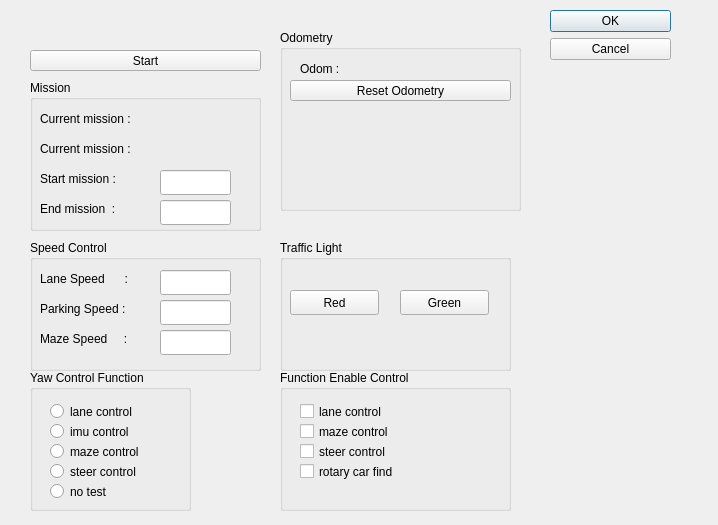
<?xml version="1.0" encoding="UTF-8"?>
<ui version="4.0">
 <class>Dialog</class>
 <widget class="QDialog" name="Dialog">
  <property name="geometry">
   <rect>
    <x>0</x>
    <y>0</y>
    <width>718</width>
    <height>525</height>
   </rect>
  </property>
  <property name="windowTitle">
   <string>Dialog</string>
  </property>
  <widget class="QDialogButtonBox" name="buttonBox">
   <property name="geometry">
    <rect>
     <x>550</x>
     <y>10</y>
     <width>121</width>
     <height>71</height>
    </rect>
   </property>
   <property name="orientation">
    <enum>Qt::Vertical</enum>
   </property>
   <property name="standardButtons">
    <set>QDialogButtonBox::Cancel|QDialogButtonBox::Ok</set>
   </property>
  </widget>
  <widget class="QPushButton" name="pushButton_start">
   <property name="geometry">
    <rect>
     <x>30</x>
     <y>50</y>
     <width>231</width>
     <height>21</height>
    </rect>
   </property>
   <property name="text">
    <string>Start</string>
   </property>
  </widget>
  <widget class="QGroupBox" name="groupBox_odom">
   <property name="geometry">
    <rect>
     <x>280</x>
     <y>30</y>
     <width>241</width>
     <height>181</height>
    </rect>
   </property>
   <property name="title">
    <string>Odometry</string>
   </property>
   <widget class="QLabel" name="label_odom">
    <property name="geometry">
     <rect>
      <x>20</x>
      <y>30</y>
      <width>201</width>
      <height>17</height>
     </rect>
    </property>
    <property name="text">
     <string>Odom : </string>
    </property>
   </widget>
   <widget class="QGraphicsView" name="graphicsView_map">
    <property name="geometry">
     <rect>
      <x>290</x>
      <y>230</y>
      <width>400</width>
      <height>400</height>
     </rect>
    </property>
   </widget>
   <widget class="QPushButton" name="pushButton_reset_odom">
    <property name="geometry">
     <rect>
      <x>10</x>
      <y>50</y>
      <width>221</width>
      <height>21</height>
     </rect>
    </property>
    <property name="text">
     <string>Reset Odometry</string>
    </property>
   </widget>
  </widget>
  <widget class="QGroupBox" name="groupBox_speed_control">
   <property name="geometry">
    <rect>
     <x>30</x>
     <y>240</y>
     <width>231</width>
     <height>131</height>
    </rect>
   </property>
   <property name="title">
    <string>Speed Control</string>
   </property>
   <widget class="QLabel" name="label_speed_lane">
    <property name="geometry">
     <rect>
      <x>10</x>
      <y>30</y>
      <width>111</width>
      <height>17</height>
     </rect>
    </property>
    <property name="text">
     <string>Lane Speed      :</string>
    </property>
   </widget>
   <widget class="QLabel" name="label_speed_parking">
    <property name="geometry">
     <rect>
      <x>10</x>
      <y>60</y>
      <width>111</width>
      <height>17</height>
     </rect>
    </property>
    <property name="text">
     <string>Parking Speed :</string>
    </property>
   </widget>
   <widget class="QLineEdit" name="lineEdit_speed_lane">
    <property name="geometry">
     <rect>
      <x>130</x>
      <y>30</y>
      <width>71</width>
      <height>25</height>
     </rect>
    </property>
   </widget>
   <widget class="QLineEdit" name="lineEdit_speed_parking">
    <property name="geometry">
     <rect>
      <x>130</x>
      <y>60</y>
      <width>71</width>
      <height>25</height>
     </rect>
    </property>
   </widget>
   <widget class="QLabel" name="label_speed_maze">
    <property name="geometry">
     <rect>
      <x>10</x>
      <y>90</y>
      <width>111</width>
      <height>17</height>
     </rect>
    </property>
    <property name="text">
     <string>Maze Speed     :</string>
    </property>
   </widget>
   <widget class="QLineEdit" name="lineEdit_speed_maze">
    <property name="geometry">
     <rect>
      <x>130</x>
      <y>90</y>
      <width>71</width>
      <height>25</height>
     </rect>
    </property>
   </widget>
  </widget>
  <widget class="QGroupBox" name="groupBox_mission">
   <property name="geometry">
    <rect>
     <x>30</x>
     <y>80</y>
     <width>231</width>
     <height>151</height>
    </rect>
   </property>
   <property name="title">
    <string>Mission</string>
   </property>
   <widget class="QLabel" name="label_current_mission_flag">
    <property name="geometry">
     <rect>
      <x>10</x>
      <y>60</y>
      <width>151</width>
      <height>17</height>
     </rect>
    </property>
    <property name="text">
     <string>Current mission :</string>
    </property>
   </widget>
   <widget class="QLabel" name="label_start_mission_flag">
    <property name="geometry">
     <rect>
      <x>10</x>
      <y>90</y>
      <width>151</width>
      <height>17</height>
     </rect>
    </property>
    <property name="text">
     <string>Start mission :</string>
    </property>
   </widget>
   <widget class="QLabel" name="label_end_mission_flag">
    <property name="geometry">
     <rect>
      <x>10</x>
      <y>120</y>
      <width>151</width>
      <height>17</height>
     </rect>
    </property>
    <property name="text">
     <string>End mission  :</string>
    </property>
   </widget>
   <widget class="QLabel" name="label_current_mission_">
    <property name="geometry">
     <rect>
      <x>10</x>
      <y>30</y>
      <width>151</width>
      <height>17</height>
     </rect>
    </property>
    <property name="text">
     <string>Current mission :</string>
    </property>
   </widget>
   <widget class="QLineEdit" name="lineEdit_start_mission_flag">
    <property name="geometry">
     <rect>
      <x>130</x>
      <y>90</y>
      <width>71</width>
      <height>25</height>
     </rect>
    </property>
   </widget>
   <widget class="QLineEdit" name="lineEdit_endt_mission_flag">
    <property name="geometry">
     <rect>
      <x>130</x>
      <y>120</y>
      <width>71</width>
      <height>25</height>
     </rect>
    </property>
   </widget>
  </widget>
  <widget class="QGroupBox" name="groupBox_traffuc_sign">
   <property name="geometry">
    <rect>
     <x>280</x>
     <y>240</y>
     <width>231</width>
     <height>131</height>
    </rect>
   </property>
   <property name="title">
    <string>Traffic Light</string>
   </property>
   <widget class="QPushButton" name="pushButton_red">
    <property name="geometry">
     <rect>
      <x>10</x>
      <y>50</y>
      <width>89</width>
      <height>25</height>
     </rect>
    </property>
    <property name="text">
     <string>Red</string>
    </property>
   </widget>
   <widget class="QPushButton" name="pushButton_green">
    <property name="geometry">
     <rect>
      <x>120</x>
      <y>50</y>
      <width>89</width>
      <height>25</height>
     </rect>
    </property>
    <property name="text">
     <string>Green</string>
    </property>
   </widget>
  </widget>
  <widget class="QGroupBox" name="groupBox_control_function">
   <property name="geometry">
    <rect>
     <x>30</x>
     <y>370</y>
     <width>161</width>
     <height>141</height>
    </rect>
   </property>
   <property name="title">
    <string>Yaw Control Function</string>
   </property>
   <widget class="QRadioButton" name="radioButton_lane_control">
    <property name="geometry">
     <rect>
      <x>20</x>
      <y>30</y>
      <width>112</width>
      <height>23</height>
     </rect>
    </property>
    <property name="text">
     <string>lane control</string>
    </property>
   </widget>
   <widget class="QRadioButton" name="radioButton_imu_control">
    <property name="geometry">
     <rect>
      <x>20</x>
      <y>50</y>
      <width>112</width>
      <height>23</height>
     </rect>
    </property>
    <property name="text">
     <string>imu control</string>
    </property>
   </widget>
   <widget class="QRadioButton" name="radioButton_maze_control">
    <property name="geometry">
     <rect>
      <x>20</x>
      <y>70</y>
      <width>112</width>
      <height>23</height>
     </rect>
    </property>
    <property name="text">
     <string>maze control</string>
    </property>
   </widget>
   <widget class="QRadioButton" name="radioButton_steer_control">
    <property name="geometry">
     <rect>
      <x>20</x>
      <y>90</y>
      <width>112</width>
      <height>23</height>
     </rect>
    </property>
    <property name="text">
     <string>steer control</string>
    </property>
   </widget>
   <widget class="QRadioButton" name="radioButton_no_test">
    <property name="geometry">
     <rect>
      <x>20</x>
      <y>110</y>
      <width>112</width>
      <height>23</height>
     </rect>
    </property>
    <property name="text">
     <string>no test</string>
    </property>
   </widget>
  </widget>
  <widget class="QGroupBox" name="groupBox_function">
   <property name="geometry">
    <rect>
     <x>280</x>
     <y>370</y>
     <width>231</width>
     <height>141</height>
    </rect>
   </property>
   <property name="title">
    <string>Function Enable Control</string>
   </property>
   <widget class="QCheckBox" name="checkBox_lane_control">
    <property name="geometry">
     <rect>
      <x>20</x>
      <y>30</y>
      <width>131</width>
      <height>23</height>
     </rect>
    </property>
    <property name="text">
     <string>lane control</string>
    </property>
   </widget>
   <widget class="QCheckBox" name="checkBox_maze_control">
    <property name="geometry">
     <rect>
      <x>20</x>
      <y>50</y>
      <width>131</width>
      <height>23</height>
     </rect>
    </property>
    <property name="text">
     <string>maze control</string>
    </property>
   </widget>
   <widget class="QCheckBox" name="checkBox_steer_control">
    <property name="geometry">
     <rect>
      <x>20</x>
      <y>70</y>
      <width>131</width>
      <height>23</height>
     </rect>
    </property>
    <property name="text">
     <string>steer control</string>
    </property>
   </widget>
   <widget class="QCheckBox" name="checkBox_rotary_car_find">
    <property name="geometry">
     <rect>
      <x>20</x>
      <y>90</y>
      <width>131</width>
      <height>23</height>
     </rect>
    </property>
    <property name="text">
     <string>rotary car find</string>
    </property>
   </widget>
  </widget>
 </widget>
 <resources/>
 <connections>
  <connection>
   <sender>buttonBox</sender>
   <signal>accepted()</signal>
   <receiver>Dialog</receiver>
   <slot>accept()</slot>
   <hints>
    <hint type="sourcelabel">
     <x>248</x>
     <y>254</y>
    </hint>
    <hint type="destinationlabel">
     <x>157</x>
     <y>274</y>
    </hint>
   </hints>
  </connection>
  <connection>
   <sender>buttonBox</sender>
   <signal>rejected()</signal>
   <receiver>Dialog</receiver>
   <slot>reject()</slot>
   <hints>
    <hint type="sourcelabel">
     <x>316</x>
     <y>260</y>
    </hint>
    <hint type="destinationlabel">
     <x>286</x>
     <y>274</y>
    </hint>
   </hints>
  </connection>
 </connections>
</ui>
